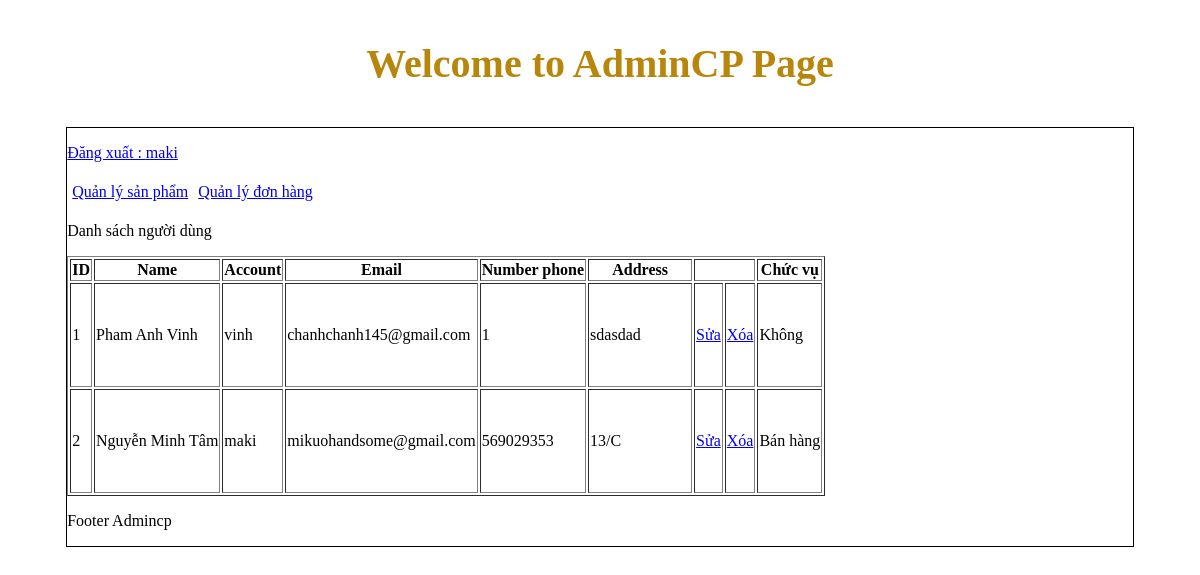
The page /admincp/index.php?action=quanlynguoidung&query=them (signed in) on the database as committed earlier.
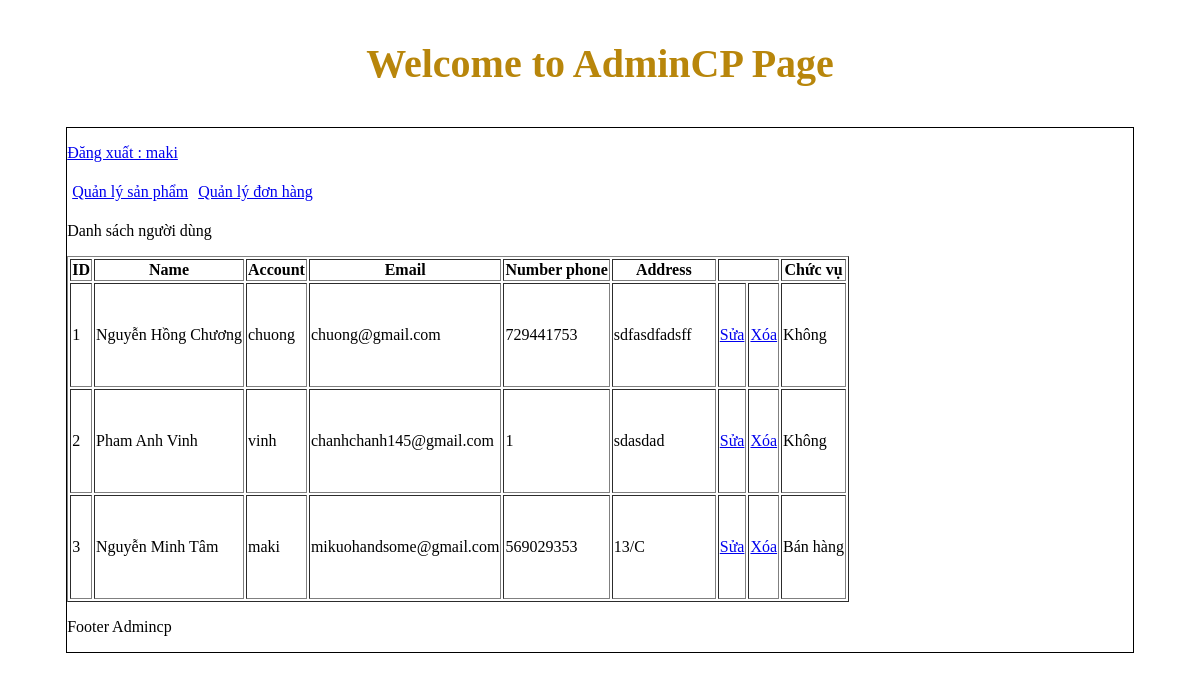
The same page on the database as committed later.
### tables this page shows
CREATE TABLE `tbl_dangky` (
  `id_khachhang` int(11) NOT NULL,
  `hovaten` varchar(250) NOT NULL,
  `taikhoan` varchar(100) NOT NULL,
  `matkhau` varchar(100) NOT NULL,
  `sodienthoai` int(11) NOT NULL,
  `email` varchar(100) NOT NULL,
  `diachi` text NOT NULL,
  `chucvu` int(11) NOT NULL DEFAULT '0'
);

### admincp/modules/quanlynguoidung/lietke.php (the view)
<?php
    $sql_lietke_nguoidung="SELECT * FROM tbl_dangky ORDER BY id_khachhang DESC";
    $result_lietke_nguoidung= mysqli_query($connect,$sql_lietke_nguoidung);
?>
<p>Danh sách người dùng</p>
<table border="1">
    <tr>
        <th>ID</th>
        <th>Name </th>
        <th>Account</th>
        <th>Email</th>
        <th>Number phone</th>
        <th>Address</th>
        <th colspan="2"></th>
        <th>Chức vụ</th>
    </tr>
        <?php
            $i=0;
            while($row=mysqli_fetch_array($result_lietke_nguoidung)){
            $i++;
        ?>
    <tr>
        <td style="height:100px;"> <?php echo $i ?></td>
        <td> <?php echo $row ['hovaten']?></td>
        <td> <?php echo $row ['taikhoan']?></td>
        <td> <?php echo $row ['email']?></td>
        <td> <?php echo $row ['sodienthoai']?></td>
        <td style="width:100px;"> <?php echo $row ['diachi']?></td>
        <td>
                <a href="?action=quanlynguoidung&query=sua&idnguoidung=<?php echo $row['id_khachhang'] ?>"> Sửa </a>
        </td>
        <td>
                <a href="modules/quanlynguoidung/xuly.php?idnguoidung=<?php echo $row['id_khachhang']?>">Xóa</a>
        </td>
        <td><?php if($row['chucvu']==1){
            echo "Bán hàng";
     }else{
            echo "Không";
     }?>
     </td>
    </tr>
        <?php
            }
        ?>
</table>

Rows that differ between the two databases and show on the page:
added tbl_dangky: hovaten "Nguyễn Hồng Chương", taikhoan "chuong", email "chuong@gmail.com", sodienthoai "729441753", diachi "sdfasdfadsff", chucvu "Không"
